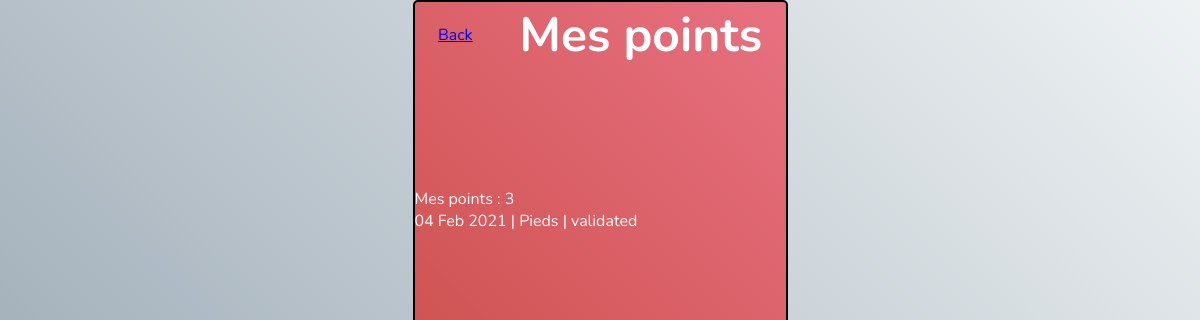
/points/ (signed in), run on an earlier commit of the app's database.
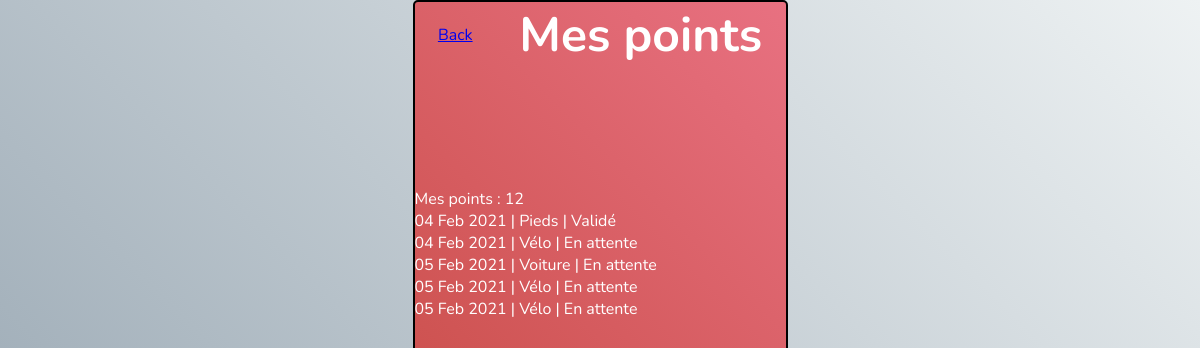
And on a later commit of the database.
### app/models.py (models this page shows)
class SaveTripPoints(models.Model):
    id = models.AutoField(primary_key=True)
    user = models.ForeignKey(User, on_delete=models.CASCADE)
    trajet = models.CharField(max_length=100)
    date = models.DateTimeField(auto_now_add=True)
    pts = models.IntegerField()
    pts_choices = [
        ('Validé', 'validated'),
        ('En attente', 'waiting'),
        ('Refusé', 'refused')
    ]
    statut = models.CharField(choices=pts_choices, max_length=100)

### app/views.py (the view)
# urls.py: path('points/', views.points, name="points"),
@login_required
def points(request):
    try:
        infos = list(SaveTripPoints.objects.all().filter(user = request.user).values())
        pts = SaveTripPoints.objects.all().filter(user = request.user).aggregate(Sum('pts'))
    except SaveTripPoints.DoesNotExist:
        pts = 0
        infos = {}
    context = {
        'username': request.user.username,
        'pts': pts['pts__sum'],
        'infos': infos,
    }
    template = loader.get_template('app/points.html')
    return HttpResponse(template.render(context, request))

### app/templates/app/points.html
{% extends 'layouts/base.html' %}
{% block content %}
<header>
    <a href="/profile/">Back</a>
    <h1>Mes points</h1>
</header>
<div class="container">
    <p>Mes points : <span>{{ pts }}</span></p>
    <ul>
        {% for info in infos %}
        <li>{{ info.date|date:"d M Y" }} | {{ info.trajet }} | {{ info.statut }}</li>
        {% endfor %}
    </ul>
</div>
{% endblock %}

### app/templates/layouts/base.html (shortened to what this page needs)
{% load static %}
<!DOCTYPE html>
<html lang="en">
<head>
    <link rel="stylesheet" href="{% static 'variables.css' %}">
    <link rel="stylesheet" href="{% static 'index.css' %}">
</head>
<body>
<div class="all-content">
    {% block content %}
    {% endblock %}
</div>
</body>
</html>

### app/static/variables.css (style rules this page uses)
* { margin: 0; padding: 0; box-sizing: border-box; --first-bg-color:#bd3f32; --second-bg-color: #e87181; --main-p-color: #ffffff; }

### app/static/index.css (style rules this page uses)
body { background: #8e9eab; background: linear-gradient(45deg, #8e9eab 0%, #eef2f3 100%) no-repeat; color: var(--main-p-color); height: 100vh; font-family: Nunito, sans-serif; display: grid; place-items: center; }
.all-content { width: 375px; height: 812px; border: 2px solid black; border-radius: 5px; background: rgb(189,63,50); background: linear-gradient(45deg, rgba(189,63,50,1) 0%, rgba(232,113,129,1) 100%) no-repeat; position: relative; overflow: hidden; }
h1 { font-size: 48px; z-index: 50; }
header { position: relative; display: flex; justify-content: space-around; align-items: center; width: 100%; max-width: 650px; }
.container { position: relative; top: 120px; }

What changed in the data, as far as the page shows it:
changed SaveTripPoints "Pieds": statut "validated" → "Validé"
added SaveTripPoints: date "04 Feb 2021", trajet "Vélo", statut "En attente"
added SaveTripPoints: date "05 Feb 2021", trajet "Voiture", statut "En attente"
added SaveTripPoints: date "05 Feb 2021", trajet "Vélo", statut "En attente"
added SaveTripPoints: date "05 Feb 2021", trajet "Vélo", statut "En attente"
Also different on the page:
{{ pts }}: "3" → "12"
